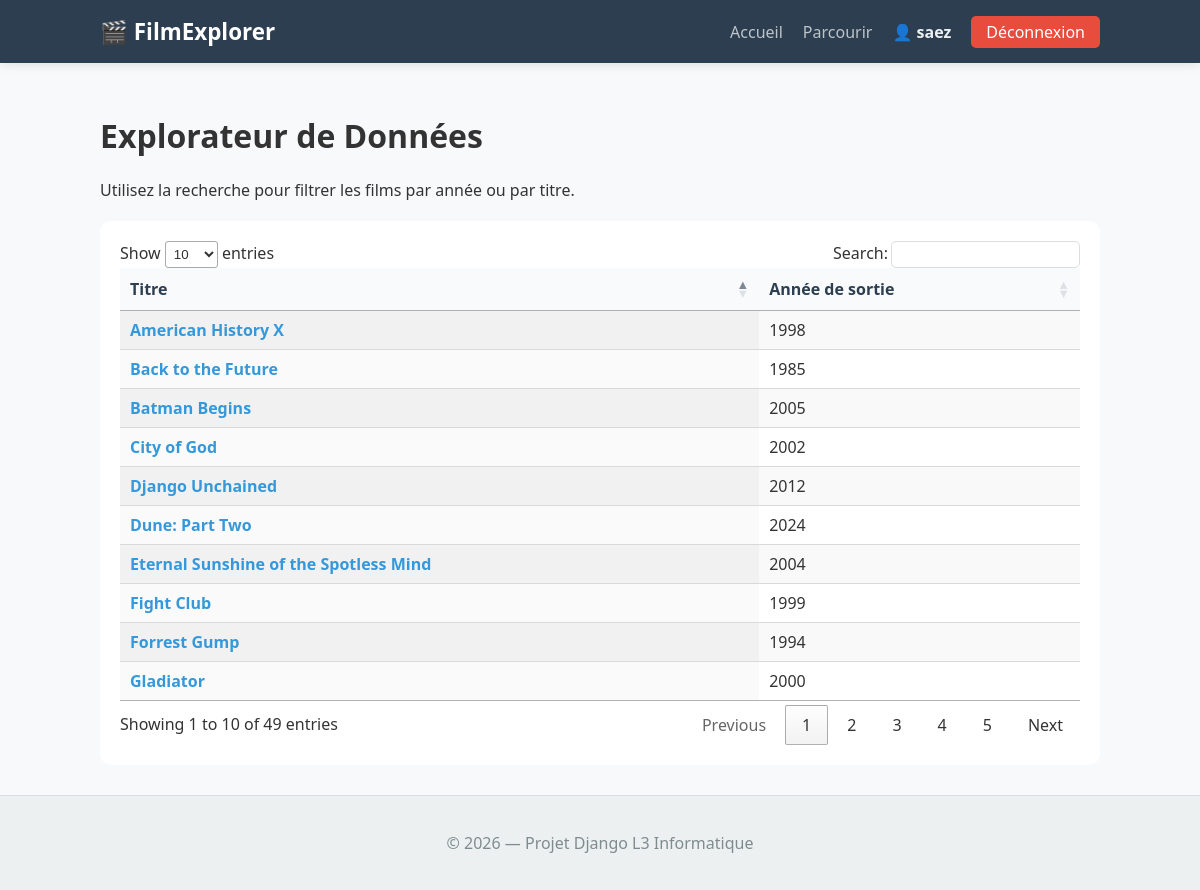
Page /films05/ (signed in) on the committed database.
### films/models.py (models this page shows, shortened)
class Film(models.Model):
    title = models.CharField(max_length=200)
    release_year = models.IntegerField()
    slug = models.SlugField(unique=True, blank=True)

### films/views.py (the view)
# urls.py: path('films05/', films05_list, name='films05_list'),
def films05_list(request):
    films_db = Film.objects.all()
    return render(request, 'films05_list.html', {'films': films_db})

### films/templates/films05_list.html (shortened to what this page needs)
{% extends "base.html" %}
{% load static %}
{% block extra_head %}
    <link rel="stylesheet" href="https://cdn.datatables.net/1.11.3/css/jquery.dataTables.css">
{% endblock %}
{% block content %}
<h1>Explorateur de Données</h1>
<p>Utilisez la recherche pour filtrer les films par année ou par titre.</p>
<table id="filmTable" class="display">
    <thead>
        <tr>
            <th>Titre</th>
            <th>Année de sortie</th>
        </tr>
    </thead>
    <tbody>
        {% for film in films %}
        <tr>
            <td>
                <a href="{% url 'film_details' title=film.title %}" style="text-decoration: none; color: #3498db; font-weight: bold;">
                    {{ film.title }}
                </a>
            </td>
            <td>{{ film.release_year }}</td>
        </tr>
        {% endfor %}
    </tbody>
</table>
{% endblock %}

### films/templates/base.html (shortened to what this page needs)
<!doctype html>
<html lang="fr">
<head>
    {% load static %}
    <link rel="stylesheet" href="{% static 'css/style.css' %}">
    {% block extra_head %}{% endblock %}
</head>
<body>
    <header class="navbar">
        <div class="container nav-container">
            <a href="{% url 'film_list_template' %}" class="logo">🎬 FilmExplorer</a>
            <nav>
                <ul class="nav-links">
                    <li><a href="{% url 'film_list_template' %}">Accueil</a></li>
                    <li><a href="{% url 'film_browse' %}">Parcourir</a></li>
                    {% if user.is_authenticated %}
                        <li><span class="nav-user">👤 {{ user.username }}</span></li>
                        <li><a href="{% url 'logout' %}" class="btn-logout">Déconnexion</a></li>
                    {% else %}
                        <li><a href="{% url 'login' %}" class="btn-login">Connexion</a></li>
                    {% endif %}
                </ul>
            </nav>
        </div>
    </header>
    <main class="container">
        {% block content %}{% endblock %}
    </main>
    <footer class="main-footer">
        <div class="container">
            <p>&copy; {{ year|default:2026 }} — Projet Django L3 Informatique</p>
        </div>
    </footer>
</body>
</html>

### films/static/css/style.css (style rules this page uses)
body { margin: 0; padding: 0; font-family: 'Segoe UI', Arial, sans-serif; background-color: #f8f9fa; color: #333; display: flex; flex-direction: column; min-height: 100vh; }
.container { width: 90%; max-width: 1000px; margin: 0 auto; }
.navbar { background-color: #2c3e50; color: white; padding: 1rem 0; box-shadow: 0 2px 10px rgba(0,0,0,0.1); }
.nav-container { display: flex; justify-content: space-between; align-items: center; }
.logo { font-size: 1.4rem; font-weight: bold; text-decoration: none; color: white; }
.nav-links { list-style: none; margin: 0; padding: 0; display: flex; gap: 20px; }
.nav-links a { text-decoration: none; color: #bdc3c7; transition: color 0.3s; }
.btn-logout { background-color: #e74c3c; color: white !important; padding: 5px 15px; border-radius: 5px; }
.nav-user { color: #ecf0f1; font-weight: 600; }
main { flex: 1; padding: 30px 0; }
.main-footer { background-color: #ecf0f1; text-align: center; padding: 20px 0; color: #7f8c8d; border-top: 1px solid #dcdde1; }

### films/templates/films05_list.html (style rules this page uses)
table.dataTable thead th { background-color: #f8fafc; color: #2c3e50; }

### rows in the picture
Film: title "Fight Club", release_year "1999"
Film: title "Forrest Gump", release_year "1994"
Film: title "Back to the Future", release_year "1985"
Film: title "Gladiator", release_year "2000"
Film: title "American History X", release_year "1998"
Film: title "City of God", release_year "2002"
Film: title "Eternal Sunshine of the Spotless Mind", release_year "2004"
Film: title "Batman Begins", release_year "2005"
Film: title "Django Unchained", release_year "2012"
Film: title "Dune: Part Two", release_year "2024"

### other values in the picture
{{ user.username }} "saez"
{{ year|default:2026 }} "2026"
